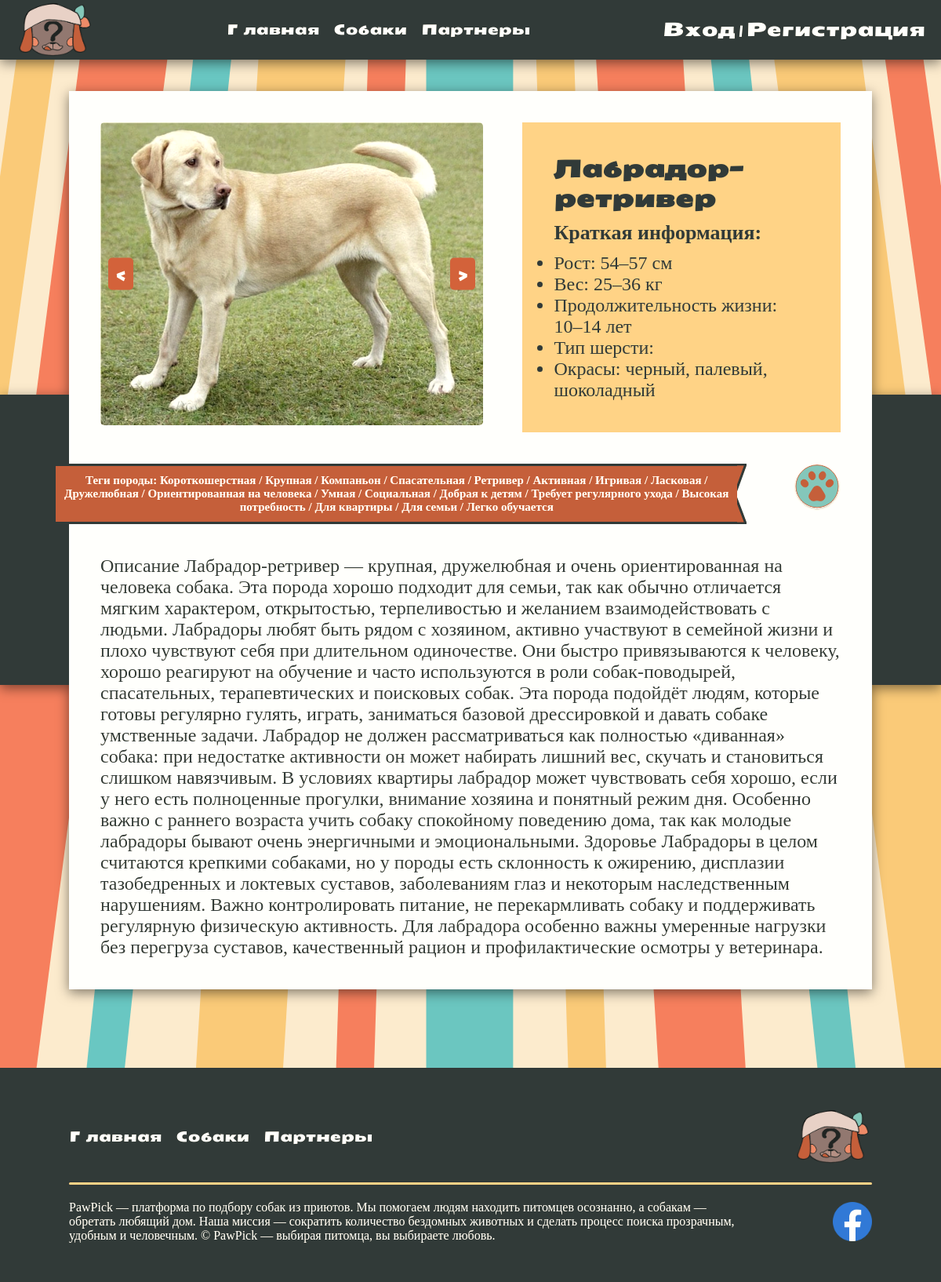
/catalog/card/labrador-retriver/, run on the app's committed database.
### catalog/models.py (models this page shows, shortened)
class Cards(models.Model):
    name = models.CharField(max_length=100, unique=True,verbose_name='Название')
    slug=models.SlugField(max_length=200, unique=True, blank=True, null=True, verbose_name='URl')
    height=models.TextField(blank=True, null=True, verbose_name='Рост')
    weight=models.TextField(blank=True, null=True, verbose_name='Вес')
    age=models.TextField(blank=True, null=True, verbose_name='Продолжительность жизни')
    furrColors=models.TextField(blank=True, null=True, verbose_name='Окрасы')
    imageMain=models.ImageField(upload_to='card_images', blank=True,null=True,verbose_name='Главное изображение')
    imageScnd=models.ImageField(upload_to='card_images', blank=True,null=True,verbose_name='Изображение')
    imageThrd=models.ImageField(upload_to='card_images', blank=True,null=True,verbose_name='Изображение')
    description=models.TextField(blank=True, null=True, verbose_name='Описание')
    tags = models.ManyToManyField(
        Tag,
        related_name='cards',
        blank=True,
        verbose_name='Теги'
    )
    class Meta:
        db_table='card'
        verbose_name='Карточки'
        verbose_name_plural='Карта'

class Tag(models.Model):
    category = models.ForeignKey(
        TagCategory,
        on_delete=models.CASCADE,
        related_name='tags',
        verbose_name='Категория'
    )
    name = models.CharField(max_length=100, verbose_name='Тег')
    class Meta:
        unique_together = ('category', 'name')
        verbose_name = 'Тег'
        verbose_name_plural = 'Теги'

### catalog/views.py (the view)
# urls.py: path('card/<slug:card_slug>/', views.card,name='card'),
def card(request, card_slug):
    card = get_object_or_404(Cards, slug=card_slug)
    selected_tags = request.GET.getlist('tags')
    selected_tags_ids = _clean_selected_tags(selected_tags)
    card_tags = card.tags.exclude(category__name=HIDDEN_TAG_CATEGORY)
    selected_tag_names = list(
        Tag.objects
        .filter(id__in=selected_tags_ids)
        .exclude(category__name=HIDDEN_TAG_CATEGORY)
        .values_list('name', flat=True)
    )
    categories = (
        TagCategory.objects
        .exclude(name=HIDDEN_TAG_CATEGORY)
        .prefetch_related('tags')
    )
    context = {
        'card': card,
        'selected_tags': selected_tags_ids,
        'selected_tag_names': selected_tag_names,
        'card_tags': card_tags,
        'categories': categories,
    }
    return render(request, 'catalog/card.html', context=context)

### catalog/views.py (called while the page is built)
def _get_visible_tag_ids():
    return set(
        Tag.objects
        .exclude(category__name=HIDDEN_TAG_CATEGORY)
        .values_list('id', flat=True)
    )

def _clean_selected_tags(selected_tags):
    visible_tag_ids = _get_visible_tag_ids()
    return [
        int(tag_id)
        for tag_id in selected_tags
        if tag_id.isdigit() and int(tag_id) in visible_tag_ids
    ]

### catalog/templates/catalog/card.html (shortened to what this page needs)
{% extends 'main/base.html' %}
{% load static%}
{% block content %}
<section class="back">
    <div class="container">
        <section class="card_full fade-in">
            <div class="short_info">
                <div class="card_slider_cont fade-in">
                    <div class="card_slider">
                        <button id="prev" class="arrow">‹</button>
                        {% if card.imageMain %}
                        <img src="{{ card.imageMain.url }}" class="active">
                        {% endif %}
                        <button id="next" class="arrow">›</button>
                    </div>
                </div>
                <div class="short_desc">
                    <h2>{{ card.name }}</h2>
                    <p>Краткая информация:</p>
                    <ul>
                        <li> Рост: {{ card.height }} </li>
                        <li> Вес: {{ card.weight }} </li>
                        <li> Продолжительность жизни: {{ card.age }} </li>
                        <li> Тип шерсти: {{ card.furr }} </li>
                        <li> Окрасы: {{ card.furrColors }} </li>
                    </ul>
                </div>
            </div>
            <div class="tag_like">
                <div class=" card_label">
                    <p class="card_title">
                        {% if selected_tags %}
                            Выбранные теги:
                            {% for tag_id in selected_tags %}
                                {% for cat in categories %}
                                    {% for tag in cat.tags.all %}
                                        {% if tag.id == tag_id %}
                                            {{ tag.name }}{% if not forloop.parentloop.parentloop.last %}, {% endif %}
                                        {% endif %}
                                    {% endfor %}
                                {% endfor %}
                            {% endfor %}
                        {% else %}
                            Теги породы:
                            {% for tag in card_tags %}
                                {{ tag.name }}{% if not forloop.last %} / {% endif %}
                            {% endfor %}
                        {% endif %}
                    </p>
                    <svg class="label-tail" viewBox="0 0 21 63" preserveAspectRatio="none">
                        <path d="M0 0H20.6857L0 32.0727L20.6857 63H0V0Z" />
                    </svg>
                </div>
                <span class="like"><img src="/static/main/img/like.svg" class="like" alt=""></span>
            </div>
            <div class="description">
                <p>{{ card.description }}</p>
            </div>
    </div>
</section>
{% endblock %}

### static/main/css/base.css (style rules this page uses)
* { margin: 0; padding: 0; color: white; text-decoration: none; }
h1, h2, h3, a, button { font-family: SeymourOne; font-size: 24px; }
p, label, input { font-family: EBGaramond; }
img { width: 100%; }
body { background-image: url(/static/main/img/background.svg); background-size: cover; background-position: center; filter: sepia(20%); }
.container { max-width: 1480px; margin: 0 auto; }
@media screen and (min-width: 1024px) and (max-width: 1279px) { .container { max-width: 1024px; margin: 0 auto; } }

### static/main/css/forms.css (style rules this page uses)
.back { background-image: url(/static/main/img/regback.svg); background-repeat: no-repeat; background-position: center; margin-bottom: 100px; background-repeat: repeat-x; filter: drop-shadow(0px 4px 8px rgba(0, 0, 0, 0.5)); }

### static/main/css/reelSlider.css (style rules this page uses)
:root { --c-1: #333; --c-2: #333; }

### static/main/css/animations.css (style rules this page uses)
.fade-in { opacity: 0; transform: translateY(-20px); animation: css-animation-fadeInUp 0.5s ease-out forwards; }
.arrow { position: absolute; top: 50%; transform: translateY(-50%); background: #df562c; border: none; font-size: 24px; cursor: pointer; padding: 5px 10px; border-radius: 5px; }
#prev { left: 10px; }
#next { right: 10px; }
.card_slider { position: relative; border-radius: 2px; }
.card_slider_cont { width: 60%; }
.card_slider img { width: 100%; display: none; border-radius: 5px; }
.card_slider img.active { display: block; }

### static/main/css/catalog.css (style rules this page uses)
.card_title { display: flex; flex-direction: row; min-width: 100px; margin: 0; padding: 10px 10px; background: #D0542E; font-weight: bold; display: flex; text-align: center; font-size: 24px; border-top: 3px solid #2B3939; border-left: 3px solid #2B3939; border-bottom: 3px solid #2B3939; z-index: 2; }
.label-tail { width: 35px; margin-left: -3px; }
.like { width: 100px; height: 100px; }
.card_full { background-color: white; display: flex; flex-direction: column; row-gap: 40px; padding: 40px; margin: 40px auto; }
.tag_like { display: flex; flex-direction: row; justify-content: space-between; }
.card_label { display: flex; align-items: stretch; position: relative; left: -60px; max-height: 240px; max-width: 1200px; }
.short_info { display: flex; flex-direction: row; column-gap: 50px; justify-content: space-between; }
@media screen and (min-width: 1024px) and (max-width: 1279px) { .card_title { min-width: 100px; margin: 0; padding: 10px 10px; font-size: 15px; } }
@media screen and (min-width: 1024px) and (max-width: 1279px) { .label-tail { width: 35px; margin-left: -3px; } }
@media screen and (min-width: 1024px) and (max-width: 1279px) { .like { width: 60px; height: 60px; } }

### data on the page
Cards: imageMain (picture), name "Лабрадор-ретривер", height "54–57 см", weight "25–36 кг", age "10–14 лет", furrColors "черный, палевый, шоколадный", description "Описание Лабрадор-ретривер — крупная, дружелюбная и очень ориентированная на человека собака. Эта порода хорошо подходит для семьи, так как обычно отличается мягким характером, открытостью, терпеливостью и желанием взаимодействовать с людьми. Лабрадоры любят быть рядом с хозяином, активно участвуют в семейной жизни и плохо чувствуют себя при длительном одиночестве. Они быстро привязываются к человеку, хорошо реагируют на обучение и часто используются в роли собак-поводырей, спасательных, терапевтических и поисковых собак. Эта порода подойдёт людям, которые готовы регулярно гулять, играть, заниматься базовой дрессировкой и давать собаке умственные задачи. Лабрадор не должен рассматриваться…"
Tag: name "Короткошерстная"
Tag: name "Крупная"
Tag: name "Компаньон"
Tag: name "Спасательная"
Tag: name "Ретривер"
Tag: name "Активная"
Tag: name "Игривая"
Tag: name "Ласковая"
Tag: name "Дружелюбная"
Tag: name "Ориентированная на человека"
Tag: name "Умная"
Tag: name "Социальная"
Tag: name "Добрая к детям"
Tag: name "Требует регулярного ухода"
Tag: name "Высокая потребность"
Tag: name "Для квартиры"
Tag: name "Для семьи"
Tag: name "Легко обучается"
